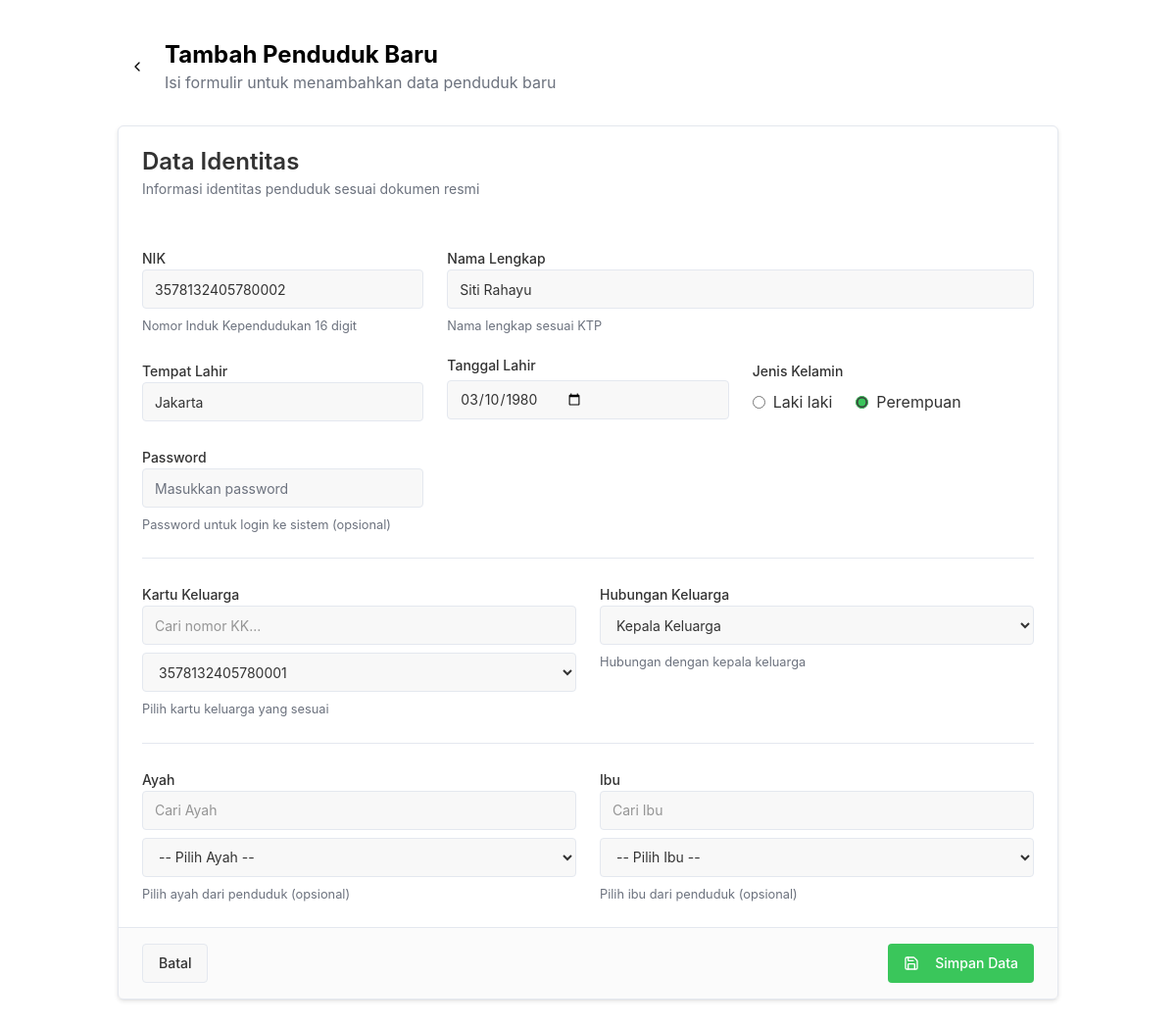
Page /petugas/resident-form.php?id=2 on the committed database.
### tables this page shows
CREATE TABLE `residents` (
  `id` bigint NOT NULL,
  `nik` char(16) NOT NULL,
  `password` varchar(255) DEFAULT NULL,
  `full_name` varchar(100) NOT NULL,
  `birth_date` date DEFAULT NULL,
  `birth_place` varchar(100) DEFAULT NULL,
  `family_card_id` bigint DEFAULT NULL,
  `relation` enum('Kepala Keluarga','Istri','Anak','Lainnya') NOT NULL,
  `gender` enum('L','P') NOT NULL,
  `father_id` bigint DEFAULT NULL,
  `mother_id` bigint DEFAULT NULL
);

CREATE TABLE `family_cards` (
  `id` bigint NOT NULL,
  `kk_number` char(16) NOT NULL,
  `head_id` bigint DEFAULT NULL,
  `address` text,
  `subdistrict` varchar(100) DEFAULT NULL,
  `district` varchar(100) DEFAULT NULL,
  `city` varchar(100) DEFAULT NULL,
  `province` varchar(100) DEFAULT NULL
);

### petugas/resident-form.php (the view, shortened to what this page needs)
<?php
include '../utils/conn.php';
if (isset($_GET['id'])) {
    $stmt = $conn->prepare("SELECT nik, full_name, birth_place, birth_date, family_card_id, relation, gender, father_id, mother_id  FROM residents WHERE id = ? LIMIT 1");
    $stmt->bind_param("s", $_GET['id']);
    $stmt->execute();
    $result = $stmt->get_result();
    $resident = $result->fetch_assoc();
}
include '../layout/header.php';
?>
<div class="container py-10">
    <div class="flex items-center mb-8">
        <a href="/petugas/dashboard.php" class="inline-flex items-center justify-center gap-2 whitespace-nowrap rounded-md text-sm font-medium ring-offset-background transition-colors focus-visible:outline-none focus-visible:ring-2 focus-visible:ring-ring focus-visible:ring-offset-2 disabled:pointer-events-none disabled:opacity-50 [&amp;_svg]:pointer-events-none [&amp;_svg]:size-4 [&amp;_svg]:shrink-0 hover:bg-accent hover:text-accent-foreground h-10 w-10 mr-2">
            <svg xmlns="http://www.w3.org/2000/svg" width="24" height="24" viewBox="0 0 24 24" fill="none" stroke="currentColor" stroke-width="2" stroke-linecap="round" stroke-linejoin="round" class="lucide lucide-chevron-left h-5 w-5">
                <path d="m15 18-6-6 6-6">
                </path>
            </svg>
        </a>
        <div>
            <h1 class="text-2xl font-bold">Tambah Penduduk Baru</h1>
            <p class="text-muted-foreground">Isi formulir untuk menambahkan data penduduk baru</p>
        </div>
    </div>
    <form class="space-y-8" method="POST">
        <div class="rounded-lg border bg-card text-card-foreground shadow-sm" data-v0-t="card">
            <div class="flex flex-col space-y-1.5 p-6 bg-admin-50">
                <h3 class="text-2xl font-semibold leading-none tracking-tight">Data Identitas</h3>
                <p class="text-sm text-muted-foreground">Informasi identitas penduduk sesuai dokumen resmi</p>
            </div>
            <div class="p-6 pt-6">
                <div class="grid gap-6 sm:grid-cols-2 md:grid-cols-3">
                    <div class="space-y-2">
                        <label class="text-sm font-medium leading-none peer-disabled:cursor-not-allowed peer-disabled:opacity-70">NIK</label>
                        <input type="number" class="flex h-10 w-full rounded-md border border-input bg-background px-3 py-2 text-sm ring-offset-background file:border-0 file:bg-transparent file:text-sm file:font-medium file:text-foreground placeholder:text-muted-foreground focus-visible:outline-none focus-visible:ring-2 focus-visible:ring-ring focus-visible:ring-offset-2 disabled:cursor-not-allowed disabled:opacity-50" placeholder="Masukkan 16 digit NIK" value="<?= $resident['nik'] ?? '' ?>" name="nik">
                        <p class="text-[0.8rem] text-muted-foreground" id="«r0»-form-item-description">Nomor Induk Kependudukan 16 digit</p>
                    </div>
                    <div class="space-y-2 sm:col-span-2">
                        <label class="text-sm font-medium leading-none peer-disabled:cursor-not-allowed peer-disabled:opacity-70">Nama Lengkap</label>
                        <input class="flex h-10 w-full rounded-md border border-input bg-background px-3 py-2 text-sm ring-offset-background file:border-0 file:bg-transparent file:text-sm file:font-medium file:text-foreground placeholder:text-muted-foreground focus-visible:outline-none focus-visible:ring-2 focus-visible:ring-ring focus-visible:ring-offset-2 disabled:cursor-not-allowed disabled:opacity-50" placeholder="Masukkan nama lengkap" value="<?= $resident['full_name'] ?? '' ?>" name="full_name">
                        <p class="text-[0.8rem] text-muted-foreground" id="«r1»-form-item-description">Nama lengkap sesuai KTP</p>
                    </div>
                    <div class="space-y-2">
                        <label class="text-sm font-medium leading-none peer-disabled:cursor-not-allowed peer-disabled:opacity-70">Tempat Lahir</label>
                        <input class="flex h-10 w-full rounded-md border border-input bg-background px-3 py-2 text-sm ring-offset-background file:border-0 file:bg-transparent file:text-sm file:font-medium file:text-foreground placeholder:text-muted-foreground focus-visible:outline-none focus-visible:ring-2 focus-visible:ring-ring focus-visible:ring-offset-2 disabled:cursor-not-allowed disabled:opacity-50" placeholder="Masukkan tempat lahir" value="<?= $resident['birth_place'] ?? '' ?>" name="birth_place">
                    </div>
                    <div class="space-y-2 flex flex-col">
                        <label class="text-sm font-medium leading-none peer-disabled:cursor-not-allowed peer-disabled:opacity-70">Tanggal Lahir</label>
                        <input type="date" class="flex h-10 w-full rounded-md border border-input bg-background px-3 py-2 text-sm ring-offset-background file:border-0 file:bg-transparent file:text-sm file:font-medium file:text-foreground placeholder:text-muted-foreground focus-visible:outline-none focus-visible:ring-2 focus-visible:ring-ring focus-visible:ring-offset-2 disabled:cursor-not-allowed disabled:opacity-50" placeholder="Masukkan tempat lahir" value="<?= $resident['birth_date'] ?? '' ?>" name="birth_date">
                    </div>
                    <div class="space-y-3">
                        <label class="text-sm font-medium leading-none peer-disabled:cursor-not-allowed peer-disabled:opacity-70">Jenis Kelamin</label>
                        <div role="radiogroup" aria-required="false" dir="ltr" class="gap-2 py-2 flex space-x-4" tabindex="0" style="outline: none;">
                            <div class="flex gap-2 items-center">
                                <input type="radio" name="gender" <?= isset($resident['gender']) ? $resident['gender'] === 'L' ? 'checked' : '' : '' ?> class="accent-primary" value="L" id="genderL">
                                <label for="genderL">Laki laki</label>
                            </div>
                            <div class="flex gap-2 items-center">
                                <input type="radio" name="gender" <?= isset($resident['gender']) ? $resident['gender'] === 'P' ? 'checked' : '' : '' ?> class="accent-primary" value="P" id="genderP">
                                <label for="genderP">Perempuan</label>
                            </div>
                        </div>
                    </div>
                    <div class="space-y-2">
                        <label class="text-sm font-medium leading-none peer-disabled:cursor-not-allowed peer-disabled:opacity-70">Password</label>
                        <input class="flex h-10 w-full rounded-md border border-input bg-background px-3 py-2 text-sm ring-offset-background file:border-0 file:bg-transparent file:text-sm file:font-medium file:text-foreground placeholder:text-muted-foreground focus-visible:outline-none focus-visible:ring-2 focus-visible:ring-ring focus-visible:ring-offset-2 disabled:cursor-not-allowed disabled:opacity-50" placeholder="Masukkan password" type="password" value="" name="password">
                        <p class="text-[0.8rem] text-muted-foreground" id="«ra»-form-item-description">Password untuk login ke sistem (opsional)</p>
                    </div>
                </div>
                <div data-orientation="horizontal" role="none" class="shrink-0 bg-border h-[1px] w-full my-6">
                </div>
                <div class="grid gap-6 sm:grid-cols-2">
                    <div class="space-y-2">
                        <label class="text-sm font-medium leading-none peer-disabled:cursor-not-allowed peer-disabled:opacity-70">Kartu Keluarga</label>
                        <div class="flex flex-col gap-2">
                            <?php
                            $family_cards_query = "SELECT id, kk_number FROM family_cards";
                            $family_cards_result = $conn->query($family_cards_query);
                            $selected_family_card_id = $resident['family_card_id'] ?? '';
                            ?>
                            <input type="text" id="family_card_search" placeholder="Cari nomor KK..." class="flex h-10 w-full rounded-md border border-input bg-background px-3 py-2 text-sm ring-offset-background focus-visible:outline-none focus-visible:ring-2 focus-visible:ring-ring focus-visible:ring-offset-2">
                            <select name="family_card_id" class="flex h-10 w-full rounded-md border border-input bg-background px-3 py-2 text-sm ring-offset-background file:border-0 file:bg-transparent file:text-sm file:font-medium placeholder:text-muted-foreground focus-visible:outline-none focus-visible:ring-2 focus-visible:ring-ring focus-visible:ring-offset-2 disabled:cursor-not-allowed disabled:opacity-50" id="family_card_select">
                                <?php while ($family_card = $family_cards_result->fetch_assoc()): ?>
                                    <option value="<?= $family_card['id'] ?>" <?= ($selected_family_card_id == $family_card['id']) ? 'selected' : '' ?>>
                                        <?= htmlspecialchars($family_card['kk_number']) ?>
                                    </option>
                                <?php endwhile; ?>
                            </select>
                        </div>
                        <p class="text-[0.8rem] text-muted-foreground" id="«rb»-form-item-description">Pilih kartu keluarga yang sesuai</p>
                    </div>
                    <div class="space-y-2">
                        <label class="text-sm font-medium leading-none peer-disabled:cursor-not-allowed peer-disabled:opacity-70">Hubungan Keluarga</label>
                        <select tabindex="-1" name="relation" class="flex h-10 w-full items-center justify-between rounded-md border border-input bg-background px-3 py-2 text-sm ring-offset-background placeholder:text-muted-foreground focus:outline-none focus:ring-2 focus:ring-ring focus:ring-offset-2 disabled:cursor-not-allowed disabled:opacity-50 [&amp;>span]:line-clamp-1">
                            <option value="Kepala Keluarga">Kepala Keluarga</option>
                        </select>
                        <p class="text-[0.8rem] text-muted-foreground" id="«rf»-form-item-description">Hubungan dengan kepala keluarga</p>
                    </div>
                </div>
                <div data-orientation="horizontal" role="none" class="shrink-0 bg-border h-[1px] w-full my-6">
                </div>
                <div class="grid gap-6 sm:grid-cols-2">
                    <div class="space-y-2">
                        <label class="text-sm font-medium leading-none peer-disabled:cursor-not-allowed peer-disabled:opacity-70">Ayah</label>
                        <div class="flex flex-col gap-2">
                            <input type="text" id="father_search" placeholder="Cari Ayah" class="flex h-10 w-full rounded-md border border-input bg-background px-3 py-2 text-sm ring-offset-background focus-visible:outline-none focus-visible:ring-2 focus-visible:ring-ring focus-visible:ring-offset-2">
                            <select name="nik" class="flex h-10 w-full rounded-md border border-input bg-background px-3 py-2 text-sm ring-offset-background file:border-0 file:bg-transparent file:text-sm file:font-medium placeholder:text-muted-foreground focus-visible:outline-none focus-visible:ring-2 focus-visible:ring-ring focus-visible:ring-offset-2 disabled:cursor-not-allowed disabled:opacity-50" id="father_select">
                                <option value="">-- Pilih Ayah --</option>
                            </select>
                        </div>
                        <p class="text-[0.8rem] text-muted-foreground" id="«rg»-form-item-description">Pilih ayah dari penduduk (opsional)</p>
                    </div>
                    <div class="space-y-2">
                        <label class="text-sm font-medium leading-none peer-disabled:cursor-not-allowed peer-disabled:opacity-70">Ibu</label>
                        <div class="flex flex-col gap-2">
                            <input type="text" id="mother_search" placeholder="Cari Ibu" class="flex h-10 w-full rounded-md border border-input bg-background px-3 py-2 text-sm ring-offset-background focus-visible:outline-none focus-visible:ring-2 focus-visible:ring-ring focus-visible:ring-offset-2">
                            <select name="nik" class="flex h-10 w-full rounded-md border border-input bg-background px-3 py-2 text-sm ring-offset-background file:border-0 file:bg-transparent file:text-sm file:font-medium placeholder:text-muted-foreground focus-visible:outline-none focus-visible:ring-2 focus-visible:ring-ring focus-visible:ring-offset-2 disabled:cursor-not-allowed disabled:opacity-50" id="mother_select">
                                <option value="">-- Pilih Ibu --</option>
                            </select>
                        </div>
                        <p class="text-[0.8rem] text-muted-foreground" id="«rk»-form-item-description">Pilih ibu dari penduduk (opsional)</p>
                    </div>
                </div>
            </div>
            <div class="items-center p-6 flex justify-between border-t bg-muted/50 px-6 py-4">
                <a href="/petugas/penduduk" class="inline-flex items-center justify-center gap-2 whitespace-nowrap rounded-md text-sm font-medium ring-offset-background transition-colors focus-visible:outline-none focus-visible:ring-2 focus-visible:ring-ring focus-visible:ring-offset-2 disabled:pointer-events-none disabled:opacity-50 [&amp;_svg]:pointer-events-none [&amp;_svg]:size-4 [&amp;_svg]:shrink-0 border border-input bg-background hover:bg-accent hover:text-accent-foreground h-10 px-4 py-2" type="button">Batal</a>
                <button class="inline-flex items-center bg-primary justify-center gap-2 whitespace-nowrap rounded-md text-sm font-medium ring-offset-background transition-colors focus-visible:outline-none focus-visible:ring-2 focus-visible:ring-ring focus-visible:ring-offset-2 disabled:pointer-events-none disabled:opacity-50 [&amp;_svg]:pointer-events-none [&amp;_svg]:size-4 [&amp;_svg]:shrink-0 text-primary-foreground h-10 px-4 py-2 bg-admin hover:bg-admin-600" type="submit">
                    Simpan Data
                </button>
            </div>
        </div>
    </form>
</div>

### rows in the picture
residents: nik "3578132405780002", full_name "Siti Rahayu", birth_place "Jakarta", birth_date "03/10/1980", gender "☐ Laki laki", gender "☑ Perempuan", family_card_id "3578132405780001"
